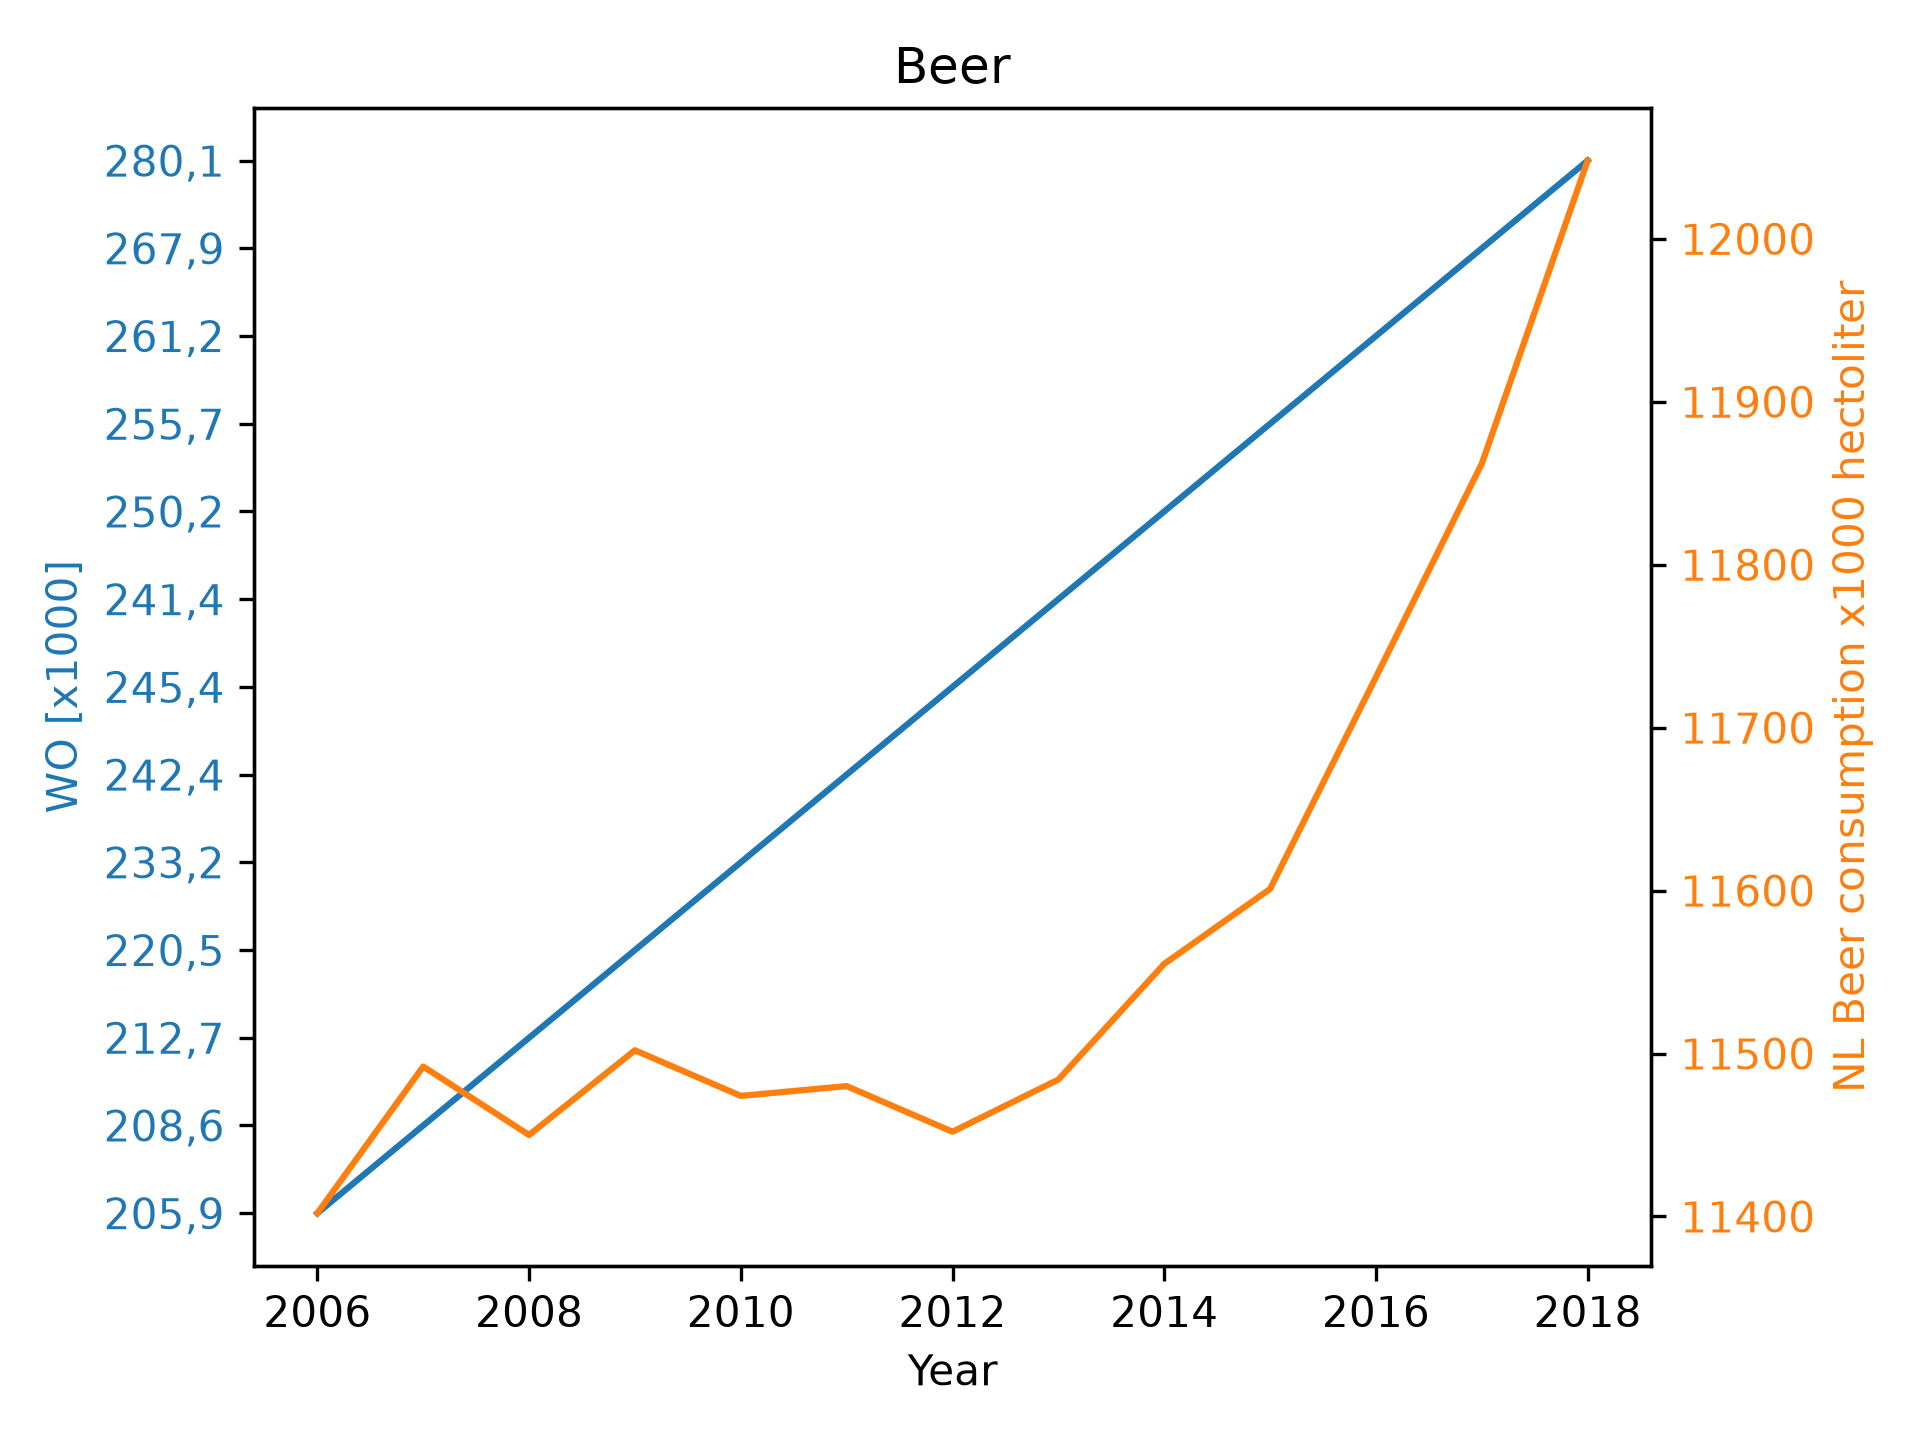

Here is the Python script that generated this plot:
import matplotlib.pyplot as plt
import pandas as pd

df = pd.read_csv('istherecorrelation.csv', sep=';')

x = df['Year'].to_numpy()
y1 = df['WO [x1000]'].to_numpy()
y2 = df['NL Beer consumption [x1000 hectoliter]'].to_numpy()

fig, ax1 = plt.subplots()

ax1.plot(x, y1, color="tab:blue")
ax1.set_xlabel("Year")
ax1.set_ylabel("WO [x1000]", color="tab:blue")
ax1.tick_params(axis="y", labelcolor="tab:blue")

ax2 = ax1.twinx()
ax2.plot(x, y2, color="tab:orange")
ax2.set_ylabel("NL Beer consumption x1000 hectoliter", color="tab:orange")
ax2.tick_params(axis="y", labelcolor="tab:orange")

plt.title("Beer")
fig.tight_layout()
plt.savefig('plot.png', dpi=300)
plt.show()
